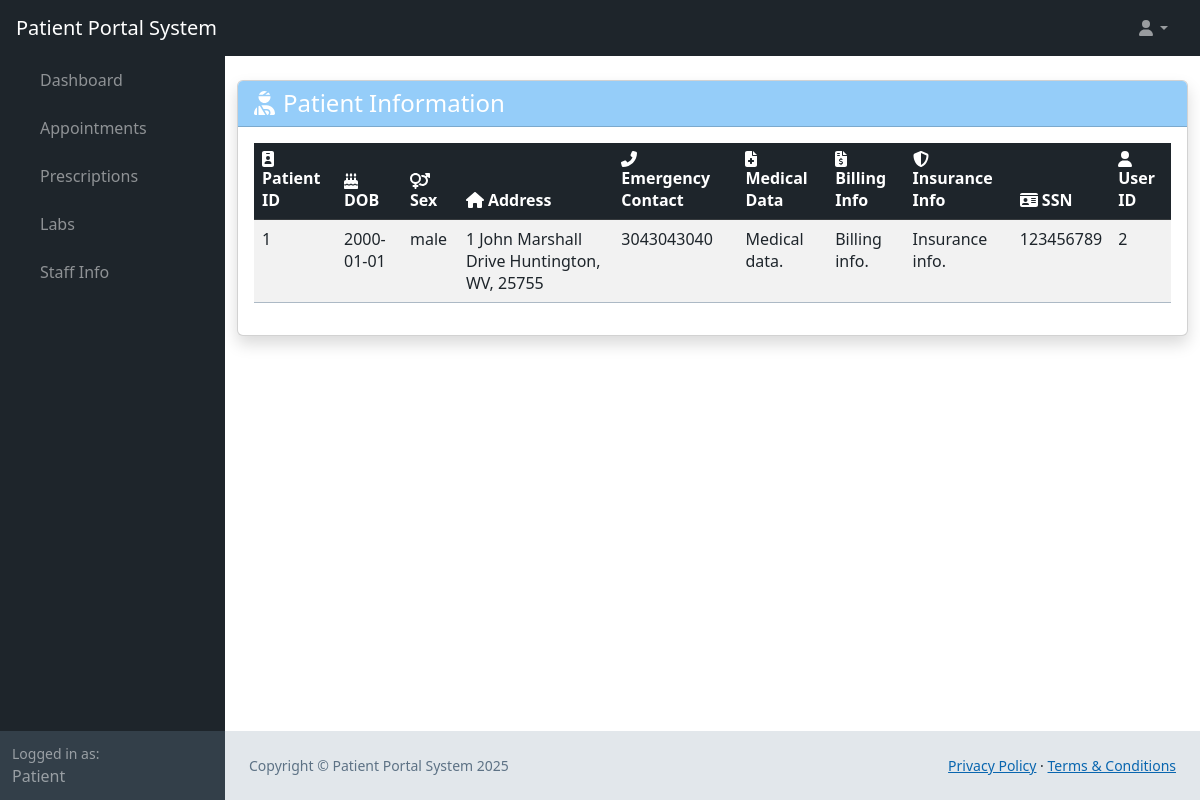
The page /web_root/patient-info.php (signed in) on the database its author committed.
### tables this page shows
CREATE TABLE `user` (
  `user_id` bigint(20) NOT NULL AUTO_INCREMENT,
  `first_name` varchar(25) NOT NULL,
  `last_name` varchar(50) NOT NULL,
  `phone_number` bigint(20) NOT NULL,
  `email` varchar(50) NOT NULL,
  `username` varchar(25) NOT NULL,
  `password_hash` varchar(60) NOT NULL,
  `bio` mediumtext DEFAULT NULL,
  `profile_pic` longblob DEFAULT NULL,
  PRIMARY KEY (`user_id`)
);

CREATE TABLE `patient` (
  `patient_id` int(11) NOT NULL AUTO_INCREMENT,
  `date_of_birth` date ,
  `sex` varchar(45) DEFAULT NULL,
  `address` tinytext,
  `emergency_contact` varchar(45) DEFAULT NULL,
  `medical_data` varchar(45) DEFAULT NULL,
  `billing_info` varchar(45) DEFAULT NULL,
  `insurance_info` varchar(45) DEFAULT NULL,
  `ssn` int(11),
  `user_id` bigint(20) NOT NULL UNIQUE,
  PRIMARY KEY (`patient_id`,`user_id`),
  KEY `fk_patient_user_idx` (`user_id`),
  CONSTRAINT `fk_patient_user` FOREIGN KEY (`user_id`) REFERENCES `user` (`user_id`)
);

### web_root/patient-info.php (called while the page is built, shortened)
<?php
    require 'generic.php';
    $patient_info = getDatafromTable($conn, "patient", ["*"]);
?>
<?php
    require 'landing-content.php';
?>

### web_root/generic.php (called while the page is built, shortened)
<?php
    require 'functions.php';
    $conn = OpenCon();
    $userData = getDatafromTable($conn, "user", ["username" => $_SESSION['username']])[0];
    $user_id = $userData['user_id'];
    $firstName = $userData['first_name'];
    if (sizeOf(getDatafromTable($conn, "staff", ["user_id" => $user_id])) > 0) {
        $staff = getDatafromTable($conn, "staff", ["user_id" => $user_id])[0];
        $patient = null;
        $mode = 'Staff';
        if ($staff['employee_type'] == 'Administrator') {
            $mode = 'Admin';
        }
    } else {
        if (sizeOf(getDatafromTable($conn, "patient", ["user_id" => $user_id])) == 0) {
            $query = "INSERT INTO `patient` (`user_id`) VALUES ($user_id)";
            $result = mysqli_query($conn, $query);
        }
        $mode = 'Patient';
    }
?>

### web_root/functions.php (called while the page is built, shortened)
<?php
function getDatafromTable(mysqli $conn, string $table, array $searchConditions, $booleanOperations = "AND", $query = "select * from "): int|array
{
    $type = gettype($booleanOperations);
    if ($type == "array") {
        if (sizeof($booleanOperations) > sizeof($searchConditions)) {
            printf("There should be more search conditions than boolean operations");
            return 100;
        }
        for ($i = 0; $i < sizeof($booleanOperations); $i++) {
            if (!in_array(strtoupper($booleanOperations[$i]), ["OR", "AND", "XOR"])) {
                printf("Error getting data: incorrect boolean operator in '$booleanOperations'");
                return 101;
            }
        }
        for ($i = 0; $i < sizeof($searchConditions); $i++) {
            if ($i < sizeof($booleanOperations)) {
                $operations[$i] = strtoupper($booleanOperations[$i]);
            } else {
                $operations[$i] = "AND";
            }
        }
    } else if (!($type == "string")) {
        printf("Error incorrect data type for '$booleanOperations'");
        return 103;
    } else {
        if (in_array(strtoupper($booleanOperations), ["OR", "AND", "XOR"])) {
            for ($i = 0; $i < sizeof($searchConditions); $i++) {
                $operations[$i] = strtoupper($booleanOperations);
            }
        }
    }
    $query .= $table;
    if (sizeof($searchConditions) > 0) {
        $query .= " WHERE ";
    }
    $i = 0;
    foreach ($searchConditions as $key => $value) {
        $query .= $key . " = " . '\'' . $value . '\'';
        $query .= ' ' . $operations[$i] . ' ';
        $i++;
    }
    $query = substr($query, 0, strlen($query) - (strlen($operations[sizeof($operations) - 1]) + 2)) . ';';
    $result = mysqli_query($conn, $query);
    $results = mysqli_fetch_all($result, MYSQLI_BOTH);
    return $results;
}
?>

### web_root/patient-info-content.php (the view)
<body class="bg-light">
    <div class="container py-4">
        <div class="card shadow">
            <div class="card-header bg-primary text-white">
                <h1 class="h4 mb-0"><i class="fas fa-user-injured me-2"></i>Patient Information</h1>
            </div>
            <div class="card-body">
                <?php if (empty($patient_info)): ?>
                    <div class="alert alert-dark">
                        <i class="fas fa-info-circle me-2"></i>No patient records found.
                    </div>
                <?php else: ?>
                    <div class="table-responsive">
                        <table class="table table-striped table-hover">
                            <thead class="table-dark">
                                <tr>
                                    <th><i class="fas fa-id-badge me-1"></i>Patient ID</th>
                                    <th><i class="fas fa-birthday-cake me-1"></i>DOB</th>
                                    <th><i class="fas fa-venus-mars me-1"></i>Sex</th>
                                    <th><i class="fas fa-home me-1"></i>Address</th>
                                    <th><i class="fas fa-phone-alt me-1"></i>Emergency Contact</th>
                                    <th><i class="fas fa-file-medical me-1"></i>Medical Data</th>
                                    <th><i class="fas fa-file-invoice-dollar me-1"></i>Billing Info</th>
                                    <th><i class="fas fa-shield-alt me-1"></i>Insurance Info</th>
                                    <th><i class="fas fa-id-card me-1"></i>SSN</th>
                                    <th><i class="fas fa-user me-1"></i>User ID</th>
                                </tr>
                            </thead>
                            <tbody>
                                <?php foreach ($patient_info as $patient): ?>
                                    <tr>
                                        <td><?= htmlspecialchars($patient['patient_id']) ?></td>
                                        <td><?= htmlspecialchars($patient['date_of_birth']) ?></td>
                                        <td><?= htmlspecialchars($patient['sex']) ?></td>
                                        <td><?= htmlspecialchars($patient['address']) ?></td>
                                        <td><?= htmlspecialchars($patient['emergency_contact']) ?></td>
                                        <td><?= htmlspecialchars($patient['medical_data']) ?></td>
                                        <td><?= htmlspecialchars($patient['billing_info']) ?></td>
                                        <td><?= htmlspecialchars($patient['insurance_info']) ?></td>
                                        <td><?= htmlspecialchars($patient['ssn']) ?></td>
                                        <td><?= htmlspecialchars($patient['user_id']) ?></td>
                                    </tr>
                                <?php endforeach; ?>
                            </tbody>
                        </table>
                    </div>
                <?php endif; ?>
            </div>
        </div>
    </div>
</body>

### web_root/landing-content.php (shortened to what this page needs)
<!DOCTYPE html>
<html lang="en">
<head>
    <link href="../css/styles.css" rel="stylesheet" />
    <link href="../css/calendar.css" rel="stylesheet" />
</head>
<body class="sb-nav-fixed">
    <nav class="sb-topnav navbar navbar-expand navbar-dark bg-dark">
        <a class="navbar-brand ps-3" href="landing.php"><?php echo $mode . " Portal System" ?></a>
        <ul class="navbar-nav ms-auto ms-md-0 me-3 me-lg-4">
            <li class="nav-item dropdown">
                <a class="nav-link dropdown-toggle" id="navbarDropdown" href="#" role="button" data-bs-toggle="dropdown"
                    aria-expanded="false"><i class="fas fa-user fa-fw"></i></a>
            </li>
        </ul>
    </nav>
    <div id="layoutSidenav">
        <div id="layoutSidenav_nav">
            <nav class="sb-sidenav accordion sb-sidenav-dark" id="sidenavAccordion">
                <div class="sb-sidenav-menu">
                    <div class="nav">
                        <div class="collapse show" id="collapseLayouts" aria-labelledby="headingOne"
                            data-bs-parent="#sidenavAccordion">
                            <nav class="sb-sidenav-menu-nested nav">
                                <a class="nav-link" href="landing.php">Dashboard</a>
                                <a class="nav-link" href="appointments.php">Appointments</a>
                                <a class="nav-link" href="prescriptions.php">Prescriptions</a>
                                <a class="nav-link" href="labs.php">Labs</a>
                                <?php if ($mode == 'Admin'): ?>
                                    <a class="nav-link" href="patient-info.php">Patient Info</a>
                                    <a class="nav-link" href="staff-info.php">Staff Info</a>
                                <?php elseif ($mode == 'Staff'): ?>
                                    <a class="nav-link" href="patient-info.php">Patient Info</a>
                                <?php elseif ($mode == 'Patient'): ?>
                                    <a class="nav-link" href="staff-info.php">Staff Info</a>
                                <?php endif; ?>
                            </nav>
                        </div>
                    </div>
                </div>
                <div class="sb-sidenav-footer">
                    <div class="small">Logged in as:</div>
                    <?php echo $firstName; ?>
                </div>
            </nav>
        </div>
        <div id="layoutSidenav_content">
            <?php require $content_url ?>
            <?php require 'footer.php' ?>
        </div>
    </div>
</body>

### css/calendar.css (style rules this page uses)
:root { --fc-event-bg-color: #48A8F5; --fc-event-border-color: #48A8F5; --fc-button-text-color: #fff; --fc-button-bg-color: #333F49; --fc-button-border-color: #333F49; --fc-button-hover-bg-color: #1E252B; --fc-button-hover-border-color: #1E252B; --fc-button-active-bg-color: #1E252B; --fc-button-active-border-color: #1E252B; --fc-highlight-color: #cfe8fc; --fc-today-bg-color: #EFF2F4; }

### rows shown on the page
user: first_name "Patient"
patient: patient "1", date_of_birth "2000-01-01", sex "male", address "1 John Marshall Drive Huntington, WV, 25755", emergency_contact "3043043040", medical_data "Medical data.", billing_info "Billing info.", insurance_info "Insurance info.", ssn "123456789", user "2"

### other values the page prints
$mode "Patient"
